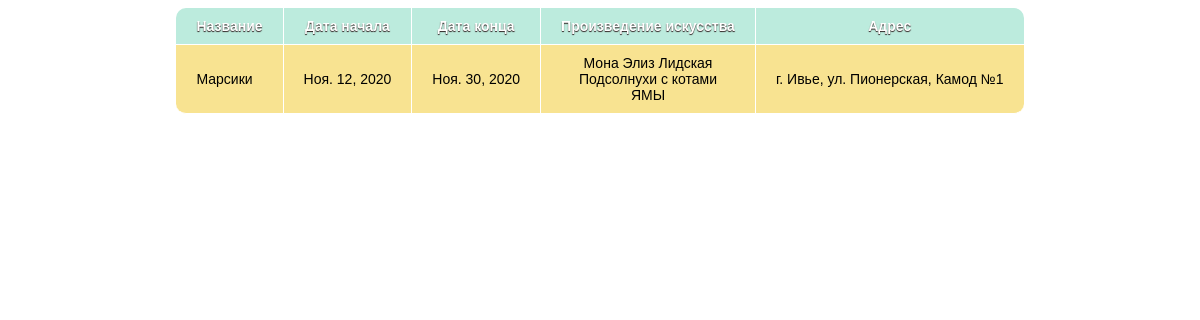
/now_exhibitions, run on the app's committed database.
### app/models.py (models this page shows, shortened)
class Exhibition(models.Model):
    name = models.CharField(max_length=100, default='')
    type = models.CharField(max_length=100)
    start_date = models.DateField()
    end_date = models.DateField()
    exhibition_hall = models.ForeignKey(ExhibitionHall, on_delete=models.PROTECT)
    artwork = models.ManyToManyField(Artwork, null=True)

class Artwork(models.Model):
    name = models.CharField(max_length=100)
    execution = models.CharField(max_length=100)
    date_of_create = models.DateField()
    size = models.CharField(max_length=100)
    artist = models.ForeignKey(Artist, on_delete=models.CASCADE)

class ExhibitionHall(models.Model):
    name = models.CharField(max_length=100)
    area = models.IntegerField(default=0)
    address = models.CharField(max_length=100)
    phone_number = models.CharField(max_length=100)
    owner = models.ForeignKey(Owner, on_delete=models.CASCADE)

### app/views.py (the view)
# urls.py: path('now_exhibitions', now_exhibitions, name='now_exhibitions')
def now_exhibitions(request):
    now_date = datetime.datetime.now()
    exhibitions = Exhibition.objects.filter(start_date__lt=now_date.date(), end_date__gt=now_date.date())
    artworks = {}
    for exhibition in exhibitions:
        artworks[exhibition] = Exhibition.objects.get(name=exhibition.name).artwork.all()
    return render(request, 'now_exhibitions.html', {'exhibitions': exhibitions, 'artworks': artworks})

### app/templates/now_exhibitions.html (shortened to what this page needs)
<!DOCTYPE html>
<html lang="en" xmlns:opacity="http://www.w3.org/1999/xhtml">
<head>
</head>
<body style="background-image: url('https://i.redd.it/p6jmwgchw6r31.jpg')">
<center>
        <table>
            <tr>
                <th>Название</th>
                <th>Дата начала</th>
                <th>Дата конца</th>
                <th>Произведение искусства</th>
                <th>Адрес</th>
            </tr>
            {% for exhibition in exhibitions %}
                <tr>
                    <td>{{ exhibition.name }}</td>
                    <td>{{ exhibition.start_date }}</td>
                    <td>{{ exhibition.end_date }}</td>
                    {% for exh, artwork in artworks.items %}
                        {% if exh == exhibition %}
                            <td>
                                {% for art in artwork %}
                                    {{art.name}}<br>
                                {% endfor %}
                            </td>
                        {% endif %}
                    {% endfor %}
                    <td>{{ exhibition.exhibition_hall.address }}</td>
                </tr>
            {% endfor %}
        </table>
    </center>
</body>
</html>

### app/templates/now_exhibitions.html (style rules this page uses)
table { font-family: "Lucida Sans Unicode", "Lucida Grande", Sans-Serif; font-size: 14px; border-radius: 10px; border-spacing: 0; text-align: center; }
th { background: #BCEBDD; color: white; text-shadow: 0 1px 1px #2D2020; padding: 10px 20px; }
th, td { border-style: solid; border-width: 0 1px 1px 0; border-color: white; }
th:first-child, td:first-child { text-align: left; }
th:first-child { border-top-left-radius: 10px; }
th:last-child { border-top-right-radius: 10px; border-right: none; }
td { padding: 10px 20px; background: #F8E391; }
tr:last-child td:first-child { border-radius: 0 0 0 10px; }
tr:last-child td:last-child { border-radius: 0 0 10px 0; }
tr td:last-child { border-right: none; }
body { -moz-background-size: 100%; -webkit-background-size: 100%; -o-background-size: 100%; background-size: 100%; }

### data on the page
Exhibition: name "Марсики", start_date "Ноя. 12, 2020", end_date "Ноя. 30, 2020", exhibition_hall.address "г. Ивье, ул. Пионерская, Камод №1"
Artwork: name "Мона Элиз Лидская"
Artwork: name "Подсолнухи с котами"
Artwork: name "ЯМЫ"
